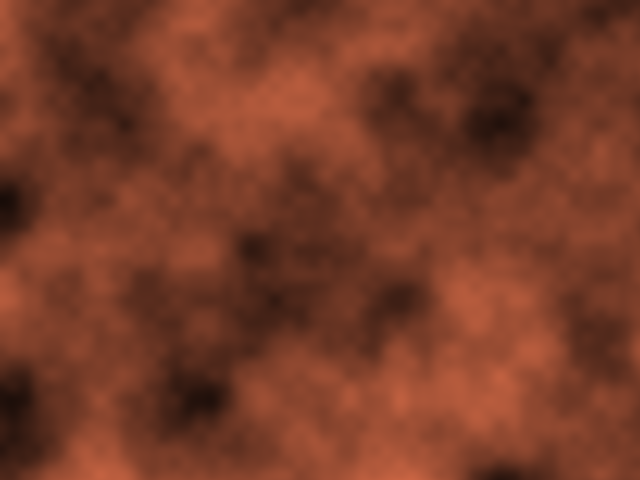
Frame 1 (no input)
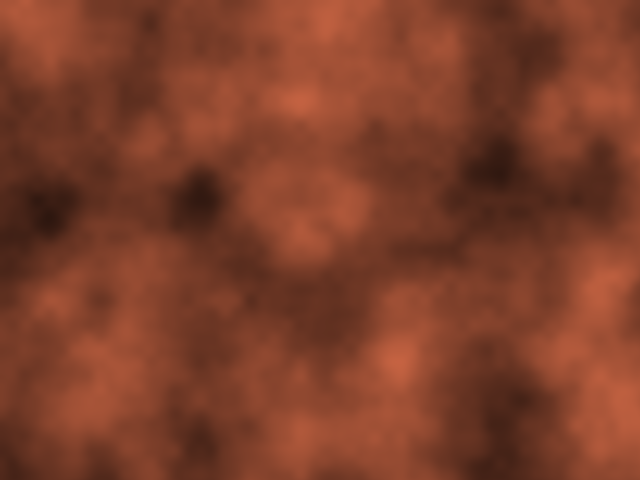
Frame 60 (no input)
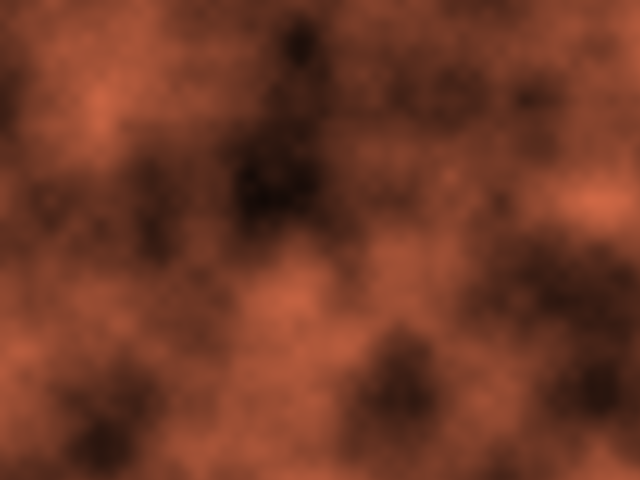
Frame 120 (the mouse pressed at the canvas centre since frame 60)

The p5.js sketch that drew these frames (run headless with seeded random() and noise() and a simulated clock; from frame 60 on, the mouse is pressed at the canvas centre):

// p5.js sketch
// ── sketch.js
var xoff = 0.0;
// var xoff2 = 10000.0;

var inc = 0.01;
var zoff = 0;

function setup(){
   let cnv = createCanvas(640, 480);
   noStroke();
   pixelDensity(1);
}

function draw(){
  background(0);
  var yoff = 0;
  loadPixels();
  for (var j = 0; j < height; j++) {
    var xoff = 0;
    for (var i = 0; i < width; i++) {
      var index = (i + j * width) * 4;
      var r = noise(xoff, yoff, zoff) * 255;
      pixels[index + 0] = r; // red
      pixels[index + 1] = r / 2; // green
      pixels[index + 2] = r / 3; // blue
      pixels[index + 3] = 255; // alpha
      xoff += inc;
    }
    yoff += inc;
  }
  zoff += 0.05;
  updatePixels();
}
